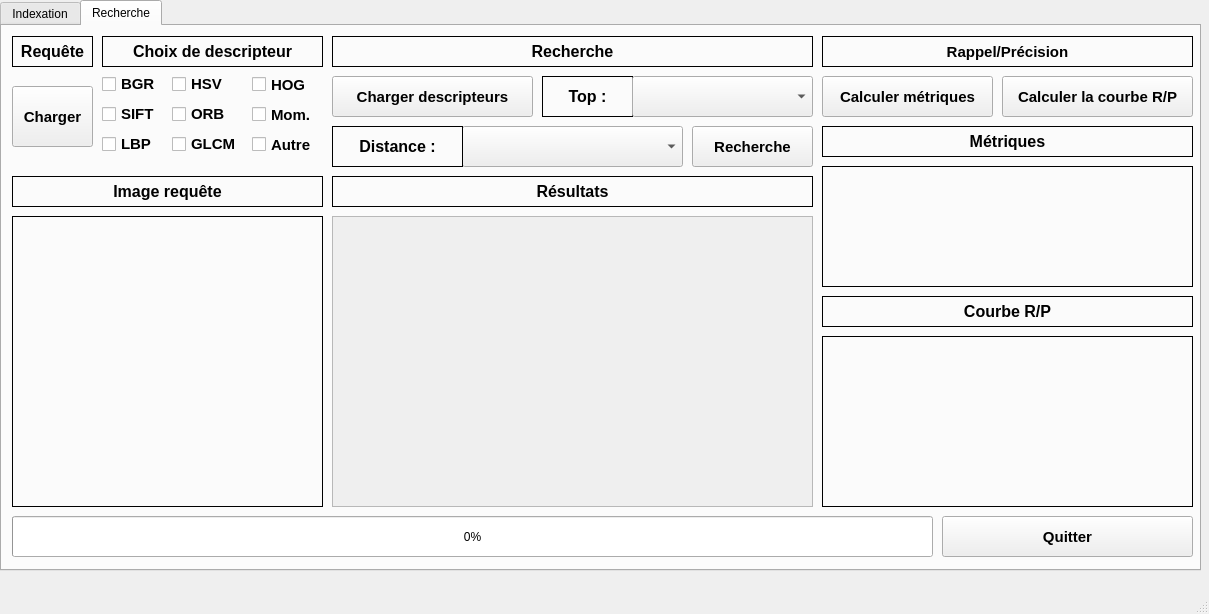
<?xml version="1.0" encoding="UTF-8"?>
<ui version="4.0">
 <class>MainWindow</class>
 <widget class="QMainWindow" name="MainWindow">
  <property name="geometry">
   <rect>
    <x>0</x>
    <y>0</y>
    <width>1209</width>
    <height>614</height>
   </rect>
  </property>
  <property name="windowTitle">
   <string>MainWindow</string>
  </property>
  <widget class="QWidget" name="centralwidget">
   <widget class="QTabWidget" name="tabWidget">
    <property name="geometry">
     <rect>
      <x>0</x>
      <y>0</y>
      <width>1201</width>
      <height>571</height>
     </rect>
    </property>
    <property name="currentIndex">
     <number>1</number>
    </property>
    <widget class="QWidget" name="tab_index">
     <attribute name="title">
      <string>Indexation</string>
     </attribute>
     <widget class="QCheckBox" name="checkBox_SIFT_index">
      <property name="geometry">
       <rect>
        <x>20</x>
        <y>10</y>
        <width>85</width>
        <height>21</height>
       </rect>
      </property>
      <property name="text">
       <string>SIFT</string>
      </property>
     </widget>
     <widget class="QCheckBox" name="checkBox_ORB_index">
      <property name="geometry">
       <rect>
        <x>140</x>
        <y>10</y>
        <width>85</width>
        <height>21</height>
       </rect>
      </property>
      <property name="text">
       <string>ORB</string>
      </property>
     </widget>
     <widget class="QCheckBox" name="checkBox_HSV_index">
      <property name="geometry">
       <rect>
        <x>470</x>
        <y>10</y>
        <width>101</width>
        <height>21</height>
       </rect>
      </property>
      <property name="text">
       <string>Hist HSV</string>
      </property>
     </widget>
     <widget class="QCheckBox" name="checkBox_HistC_index">
      <property name="geometry">
       <rect>
        <x>270</x>
        <y>10</y>
        <width>121</width>
        <height>21</height>
       </rect>
      </property>
      <property name="text">
       <string>Hist Couleur</string>
      </property>
     </widget>
     <widget class="QCheckBox" name="checkBox_GLCM_index">
      <property name="geometry">
       <rect>
        <x>650</x>
        <y>10</y>
        <width>81</width>
        <height>21</height>
       </rect>
      </property>
      <property name="text">
       <string>GLCM</string>
      </property>
     </widget>
     <widget class="QCheckBox" name="checkBox_LBP_index">
      <property name="geometry">
       <rect>
        <x>800</x>
        <y>10</y>
        <width>61</width>
        <height>21</height>
       </rect>
      </property>
      <property name="text">
       <string>LBP</string>
      </property>
     </widget>
     <widget class="QCheckBox" name="checkBox_HOG_index">
      <property name="geometry">
       <rect>
        <x>930</x>
        <y>10</y>
        <width>71</width>
        <height>21</height>
       </rect>
      </property>
      <property name="text">
       <string>HOG</string>
      </property>
     </widget>
     <widget class="QPushButton" name="charger">
      <property name="geometry">
       <rect>
        <x>10</x>
        <y>50</y>
        <width>441</width>
        <height>51</height>
       </rect>
      </property>
      <property name="text">
       <string>Charger et afficher la base de données</string>
      </property>
     </widget>
     <widget class="QPushButton" name="quitter">
      <property name="geometry">
       <rect>
        <x>930</x>
        <y>50</y>
        <width>71</width>
        <height>51</height>
       </rect>
      </property>
      <property name="text">
       <string>Quitter</string>
      </property>
     </widget>
     <widget class="QPushButton" name="indexer">
      <property name="geometry">
       <rect>
        <x>470</x>
        <y>50</y>
        <width>451</width>
        <height>51</height>
       </rect>
      </property>
      <property name="text">
       <string>Calculer les descripteurs</string>
      </property>
     </widget>
     <widget class="QLabel" name="imagelabel">
      <property name="geometry">
       <rect>
        <x>10</x>
        <y>110</y>
        <width>261</width>
        <height>231</height>
       </rect>
      </property>
      <property name="autoFillBackground">
       <bool>false</bool>
      </property>
      <property name="text">
       <string/>
      </property>
      <property name="alignment">
       <set>Qt::AlignCenter</set>
      </property>
     </widget>
     <widget class="QLabel" name="image">
      <property name="geometry">
       <rect>
        <x>10</x>
        <y>160</y>
        <width>441</width>
        <height>331</height>
       </rect>
      </property>
      <property name="frameShape">
       <enum>QFrame::Panel</enum>
      </property>
      <property name="text">
       <string/>
      </property>
      <property name="scaledContents">
       <bool>true</bool>
      </property>
      <property name="alignment">
       <set>Qt::AlignCenter</set>
      </property>
     </widget>
     <widget class="QLabel" name="label_3">
      <property name="geometry">
       <rect>
        <x>470</x>
        <y>120</y>
        <width>531</width>
        <height>31</height>
       </rect>
      </property>
      <property name="frameShape">
       <enum>QFrame::Panel</enum>
      </property>
      <property name="text">
       <string>Base d'images</string>
      </property>
      <property name="alignment">
       <set>Qt::AlignCenter</set>
      </property>
     </widget>
     <widget class="QLabel" name="label">
      <property name="geometry">
       <rect>
        <x>10</x>
        <y>120</y>
        <width>441</width>
        <height>31</height>
       </rect>
      </property>
      <property name="frameShape">
       <enum>QFrame::Panel</enum>
      </property>
      <property name="text">
       <string>Image</string>
      </property>
      <property name="alignment">
       <set>Qt::AlignCenter</set>
      </property>
     </widget>
     <widget class="QProgressBar" name="progressBar">
      <property name="geometry">
       <rect>
        <x>10</x>
        <y>510</y>
        <width>1011</width>
        <height>23</height>
       </rect>
      </property>
      <property name="value">
       <number>0</number>
      </property>
     </widget>
     <widget class="QTableView" name="tableView">
      <property name="geometry">
       <rect>
        <x>470</x>
        <y>160</y>
        <width>531</width>
        <height>331</height>
       </rect>
      </property>
     </widget>
    </widget>
    <widget class="QWidget" name="tab_rech">
     <attribute name="title">
      <string>Recherche</string>
     </attribute>
     <widget class="QLabel" name="label_2">
      <property name="geometry">
       <rect>
        <x>100</x>
        <y>10</y>
        <width>221</width>
        <height>31</height>
       </rect>
      </property>
      <property name="font">
       <font>
        <pointsize>12</pointsize>
        <weight>75</weight>
        <bold>true</bold>
       </font>
      </property>
      <property name="frameShape">
       <enum>QFrame::Panel</enum>
      </property>
      <property name="text">
       <string>Choix de descripteur</string>
      </property>
      <property name="alignment">
       <set>Qt::AlignCenter</set>
      </property>
     </widget>
     <widget class="QCheckBox" name="checkBox_HistC_rech">
      <property name="geometry">
       <rect>
        <x>100</x>
        <y>50</y>
        <width>61</width>
        <height>16</height>
       </rect>
      </property>
      <property name="font">
       <font>
        <pointsize>11</pointsize>
        <weight>75</weight>
        <bold>true</bold>
        <kerning>true</kerning>
       </font>
      </property>
      <property name="text">
       <string>BGR</string>
      </property>
     </widget>
     <widget class="QCheckBox" name="checkBox_HSV_rech">
      <property name="geometry">
       <rect>
        <x>170</x>
        <y>50</y>
        <width>61</width>
        <height>16</height>
       </rect>
      </property>
      <property name="font">
       <font>
        <pointsize>11</pointsize>
        <weight>75</weight>
        <bold>true</bold>
       </font>
      </property>
      <property name="text">
       <string>HSV</string>
      </property>
     </widget>
     <widget class="QCheckBox" name="checkBox_SIFT_rech">
      <property name="geometry">
       <rect>
        <x>100</x>
        <y>80</y>
        <width>61</width>
        <height>16</height>
       </rect>
      </property>
      <property name="font">
       <font>
        <pointsize>11</pointsize>
        <weight>75</weight>
        <bold>true</bold>
       </font>
      </property>
      <property name="text">
       <string>SIFT</string>
      </property>
     </widget>
     <widget class="QCheckBox" name="checkBox_ORB_rech">
      <property name="geometry">
       <rect>
        <x>170</x>
        <y>80</y>
        <width>71</width>
        <height>16</height>
       </rect>
      </property>
      <property name="font">
       <font>
        <pointsize>11</pointsize>
        <weight>75</weight>
        <bold>true</bold>
       </font>
      </property>
      <property name="text">
       <string>ORB</string>
      </property>
     </widget>
     <widget class="QCheckBox" name="checkBox_GLCM_rech">
      <property name="geometry">
       <rect>
        <x>170</x>
        <y>110</y>
        <width>71</width>
        <height>16</height>
       </rect>
      </property>
      <property name="font">
       <font>
        <pointsize>11</pointsize>
        <weight>75</weight>
        <bold>true</bold>
       </font>
      </property>
      <property name="text">
       <string>GLCM</string>
      </property>
     </widget>
     <widget class="QCheckBox" name="checkBox_LBP_rech">
      <property name="geometry">
       <rect>
        <x>100</x>
        <y>110</y>
        <width>61</width>
        <height>16</height>
       </rect>
      </property>
      <property name="font">
       <font>
        <pointsize>11</pointsize>
        <weight>75</weight>
        <bold>true</bold>
       </font>
      </property>
      <property name="text">
       <string>LBP</string>
      </property>
     </widget>
     <widget class="QCheckBox" name="checkBox_HOG_rech">
      <property name="geometry">
       <rect>
        <x>250</x>
        <y>50</y>
        <width>71</width>
        <height>17</height>
       </rect>
      </property>
      <property name="font">
       <font>
        <pointsize>11</pointsize>
        <weight>75</weight>
        <bold>true</bold>
       </font>
      </property>
      <property name="text">
       <string>HOG</string>
      </property>
     </widget>
     <widget class="QCheckBox" name="checkBox_Moments_rech">
      <property name="geometry">
       <rect>
        <x>250</x>
        <y>80</y>
        <width>81</width>
        <height>17</height>
       </rect>
      </property>
      <property name="font">
       <font>
        <pointsize>11</pointsize>
        <weight>75</weight>
        <bold>true</bold>
       </font>
      </property>
      <property name="text">
       <string>Mom.</string>
      </property>
     </widget>
     <widget class="QLabel" name="label_4">
      <property name="geometry">
       <rect>
        <x>10</x>
        <y>150</y>
        <width>311</width>
        <height>31</height>
       </rect>
      </property>
      <property name="font">
       <font>
        <pointsize>12</pointsize>
        <weight>75</weight>
        <bold>true</bold>
       </font>
      </property>
      <property name="frameShape">
       <enum>QFrame::Panel</enum>
      </property>
      <property name="text">
       <string>Image requête</string>
      </property>
      <property name="alignment">
       <set>Qt::AlignCenter</set>
      </property>
     </widget>
     <widget class="QLabel" name="label_requete">
      <property name="geometry">
       <rect>
        <x>10</x>
        <y>190</y>
        <width>311</width>
        <height>291</height>
       </rect>
      </property>
      <property name="font">
       <font>
        <pointsize>12</pointsize>
        <weight>75</weight>
        <bold>true</bold>
       </font>
      </property>
      <property name="frameShape">
       <enum>QFrame::Panel</enum>
      </property>
      <property name="text">
       <string/>
      </property>
      <property name="scaledContents">
       <bool>true</bool>
      </property>
      <property name="alignment">
       <set>Qt::AlignCenter</set>
      </property>
     </widget>
     <widget class="QProgressBar" name="progressBar_rech">
      <property name="geometry">
       <rect>
        <x>10</x>
        <y>490</y>
        <width>921</width>
        <height>41</height>
       </rect>
      </property>
      <property name="value">
       <number>0</number>
      </property>
     </widget>
     <widget class="QLabel" name="label_5">
      <property name="geometry">
       <rect>
        <x>330</x>
        <y>10</y>
        <width>481</width>
        <height>31</height>
       </rect>
      </property>
      <property name="font">
       <font>
        <pointsize>12</pointsize>
        <weight>75</weight>
        <bold>true</bold>
       </font>
      </property>
      <property name="frameShape">
       <enum>QFrame::Panel</enum>
      </property>
      <property name="text">
       <string>Recherche</string>
      </property>
      <property name="alignment">
       <set>Qt::AlignCenter</set>
      </property>
     </widget>
     <widget class="QLabel" name="label_6">
      <property name="geometry">
       <rect>
        <x>820</x>
        <y>10</y>
        <width>371</width>
        <height>31</height>
       </rect>
      </property>
      <property name="font">
       <font>
        <pointsize>11</pointsize>
        <weight>75</weight>
        <bold>true</bold>
       </font>
      </property>
      <property name="frameShape">
       <enum>QFrame::Panel</enum>
      </property>
      <property name="text">
       <string>Rappel/Précision</string>
      </property>
      <property name="alignment">
       <set>Qt::AlignCenter</set>
      </property>
     </widget>
     <widget class="QPushButton" name="quitter_rech">
      <property name="geometry">
       <rect>
        <x>940</x>
        <y>490</y>
        <width>251</width>
        <height>41</height>
       </rect>
      </property>
      <property name="font">
       <font>
        <pointsize>11</pointsize>
        <weight>75</weight>
        <bold>true</bold>
       </font>
      </property>
      <property name="text">
       <string>Quitter</string>
      </property>
     </widget>
     <widget class="QComboBox" name="comboBox">
      <property name="geometry">
       <rect>
        <x>460</x>
        <y>100</y>
        <width>221</width>
        <height>41</height>
       </rect>
      </property>
     </widget>
     <widget class="QLabel" name="label_7">
      <property name="geometry">
       <rect>
        <x>330</x>
        <y>100</y>
        <width>131</width>
        <height>41</height>
       </rect>
      </property>
      <property name="font">
       <font>
        <pointsize>12</pointsize>
        <weight>75</weight>
        <bold>true</bold>
       </font>
      </property>
      <property name="frameShape">
       <enum>QFrame::Panel</enum>
      </property>
      <property name="text">
       <string>Distance :</string>
      </property>
      <property name="alignment">
       <set>Qt::AlignCenter</set>
      </property>
     </widget>
     <widget class="QLabel" name="label_8">
      <property name="geometry">
       <rect>
        <x>330</x>
        <y>150</y>
        <width>481</width>
        <height>31</height>
       </rect>
      </property>
      <property name="font">
       <font>
        <pointsize>12</pointsize>
        <weight>75</weight>
        <bold>true</bold>
       </font>
      </property>
      <property name="frameShape">
       <enum>QFrame::Panel</enum>
      </property>
      <property name="text">
       <string>Résultats</string>
      </property>
      <property name="alignment">
       <set>Qt::AlignCenter</set>
      </property>
     </widget>
     <widget class="QLabel" name="label_9">
      <property name="geometry">
       <rect>
        <x>820</x>
        <y>270</y>
        <width>371</width>
        <height>31</height>
       </rect>
      </property>
      <property name="font">
       <font>
        <pointsize>12</pointsize>
        <weight>75</weight>
        <bold>true</bold>
       </font>
      </property>
      <property name="frameShape">
       <enum>QFrame::Panel</enum>
      </property>
      <property name="text">
       <string>Courbe R/P</string>
      </property>
      <property name="alignment">
       <set>Qt::AlignCenter</set>
      </property>
     </widget>
     <widget class="QPushButton" name="chercher">
      <property name="geometry">
       <rect>
        <x>690</x>
        <y>100</y>
        <width>121</width>
        <height>41</height>
       </rect>
      </property>
      <property name="font">
       <font>
        <pointsize>11</pointsize>
        <weight>75</weight>
        <bold>true</bold>
       </font>
      </property>
      <property name="text">
       <string>Recherche</string>
      </property>
     </widget>
     <widget class="QPushButton" name="calcul_RP">
      <property name="geometry">
       <rect>
        <x>1000</x>
        <y>50</y>
        <width>191</width>
        <height>41</height>
       </rect>
      </property>
      <property name="font">
       <font>
        <pointsize>11</pointsize>
        <weight>75</weight>
        <bold>true</bold>
       </font>
      </property>
      <property name="text">
       <string>Calculer la courbe R/P</string>
      </property>
     </widget>
     <widget class="QCheckBox" name="checkBox_autre_rech">
      <property name="geometry">
       <rect>
        <x>250</x>
        <y>110</y>
        <width>81</width>
        <height>17</height>
       </rect>
      </property>
      <property name="font">
       <font>
        <pointsize>11</pointsize>
        <weight>75</weight>
        <bold>true</bold>
       </font>
      </property>
      <property name="text">
       <string>Autre</string>
      </property>
     </widget>
     <widget class="QPushButton" name="charger_rech">
      <property name="geometry">
       <rect>
        <x>10</x>
        <y>60</y>
        <width>81</width>
        <height>61</height>
       </rect>
      </property>
      <property name="font">
       <font>
        <pointsize>11</pointsize>
        <weight>75</weight>
        <bold>true</bold>
       </font>
      </property>
      <property name="text">
       <string>Charger</string>
      </property>
     </widget>
     <widget class="QLabel" name="label_10">
      <property name="geometry">
       <rect>
        <x>10</x>
        <y>10</y>
        <width>81</width>
        <height>31</height>
       </rect>
      </property>
      <property name="font">
       <font>
        <pointsize>12</pointsize>
        <weight>75</weight>
        <bold>true</bold>
       </font>
      </property>
      <property name="frameShape">
       <enum>QFrame::Panel</enum>
      </property>
      <property name="text">
       <string>Requête</string>
      </property>
      <property name="alignment">
       <set>Qt::AlignCenter</set>
      </property>
     </widget>
     <widget class="QPushButton" name="charger_desc">
      <property name="geometry">
       <rect>
        <x>330</x>
        <y>50</y>
        <width>201</width>
        <height>41</height>
       </rect>
      </property>
      <property name="font">
       <font>
        <pointsize>11</pointsize>
        <weight>75</weight>
        <bold>true</bold>
       </font>
      </property>
      <property name="text">
       <string>Charger descripteurs</string>
      </property>
     </widget>
     <widget class="QLabel" name="label_courbe">
      <property name="geometry">
       <rect>
        <x>820</x>
        <y>310</y>
        <width>371</width>
        <height>171</height>
       </rect>
      </property>
      <property name="font">
       <font>
        <pointsize>12</pointsize>
        <weight>75</weight>
        <bold>true</bold>
       </font>
      </property>
      <property name="frameShape">
       <enum>QFrame::Panel</enum>
      </property>
      <property name="text">
       <string/>
      </property>
      <property name="scaledContents">
       <bool>true</bool>
      </property>
      <property name="alignment">
       <set>Qt::AlignCenter</set>
      </property>
     </widget>
     <widget class="QPushButton" name="pushButton">
      <property name="geometry">
       <rect>
        <x>820</x>
        <y>50</y>
        <width>171</width>
        <height>41</height>
       </rect>
      </property>
      <property name="font">
       <font>
        <pointsize>11</pointsize>
        <weight>75</weight>
        <bold>true</bold>
       </font>
      </property>
      <property name="text">
       <string>Calculer métriques</string>
      </property>
     </widget>
     <widget class="QLabel" name="label_11">
      <property name="geometry">
       <rect>
        <x>820</x>
        <y>100</y>
        <width>371</width>
        <height>31</height>
       </rect>
      </property>
      <property name="font">
       <font>
        <pointsize>12</pointsize>
        <weight>75</weight>
        <bold>true</bold>
       </font>
      </property>
      <property name="frameShape">
       <enum>QFrame::Panel</enum>
      </property>
      <property name="text">
       <string>Métriques</string>
      </property>
      <property name="alignment">
       <set>Qt::AlignCenter</set>
      </property>
     </widget>
     <widget class="QLabel" name="label_metriques">
      <property name="geometry">
       <rect>
        <x>820</x>
        <y>140</y>
        <width>371</width>
        <height>121</height>
       </rect>
      </property>
      <property name="font">
       <font>
        <pointsize>12</pointsize>
        <weight>75</weight>
        <bold>true</bold>
       </font>
      </property>
      <property name="frameShape">
       <enum>QFrame::Panel</enum>
      </property>
      <property name="text">
       <string/>
      </property>
      <property name="scaledContents">
       <bool>true</bool>
      </property>
      <property name="alignment">
       <set>Qt::AlignCenter</set>
      </property>
     </widget>
     <widget class="QLabel" name="label_12">
      <property name="geometry">
       <rect>
        <x>540</x>
        <y>50</y>
        <width>91</width>
        <height>41</height>
       </rect>
      </property>
      <property name="font">
       <font>
        <pointsize>12</pointsize>
        <weight>75</weight>
        <bold>true</bold>
       </font>
      </property>
      <property name="frameShape">
       <enum>QFrame::Panel</enum>
      </property>
      <property name="text">
       <string>Top :</string>
      </property>
      <property name="alignment">
       <set>Qt::AlignCenter</set>
      </property>
     </widget>
     <widget class="QComboBox" name="comboBox_top">
      <property name="geometry">
       <rect>
        <x>630</x>
        <y>50</y>
        <width>181</width>
        <height>41</height>
       </rect>
      </property>
     </widget>
     <widget class="QScrollArea" name="scrollArea">
      <property name="geometry">
       <rect>
        <x>330</x>
        <y>190</y>
        <width>481</width>
        <height>291</height>
       </rect>
      </property>
      <property name="widgetResizable">
       <bool>true</bool>
      </property>
      <widget class="QWidget" name="scrollAreaWidgetContents">
       <property name="geometry">
        <rect>
         <x>0</x>
         <y>0</y>
         <width>479</width>
         <height>289</height>
        </rect>
       </property>
       <widget class="QWidget" name="gridLayoutWidget" native="true">
        <property name="enabled">
         <bool>true</bool>
        </property>
        <property name="geometry">
         <rect>
          <x>10</x>
          <y>10</y>
          <width>461</width>
          <height>271</height>
         </rect>
        </property>
        <widget class="QWidget" name="gridLayoutWidget_2">
         <property name="geometry">
          <rect>
           <x>0</x>
           <y>0</y>
           <width>461</width>
           <height>271</height>
          </rect>
         </property>
         <layout class="QGridLayout" name="gridLayout">
          <property name="sizeConstraint">
           <enum>QLayout::SetFixedSize</enum>
          </property>
          <property name="leftMargin">
           <number>0</number>
          </property>
          <property name="spacing">
           <number>0</number>
          </property>
         </layout>
        </widget>
       </widget>
      </widget>
     </widget>
    </widget>
   </widget>
  </widget>
  <widget class="QMenuBar" name="menubar">
   <property name="geometry">
    <rect>
     <x>0</x>
     <y>0</y>
     <width>1209</width>
     <height>20</height>
    </rect>
   </property>
  </widget>
  <widget class="QStatusBar" name="statusbar"/>
 </widget>
 <resources/>
 <connections/>
</ui>
